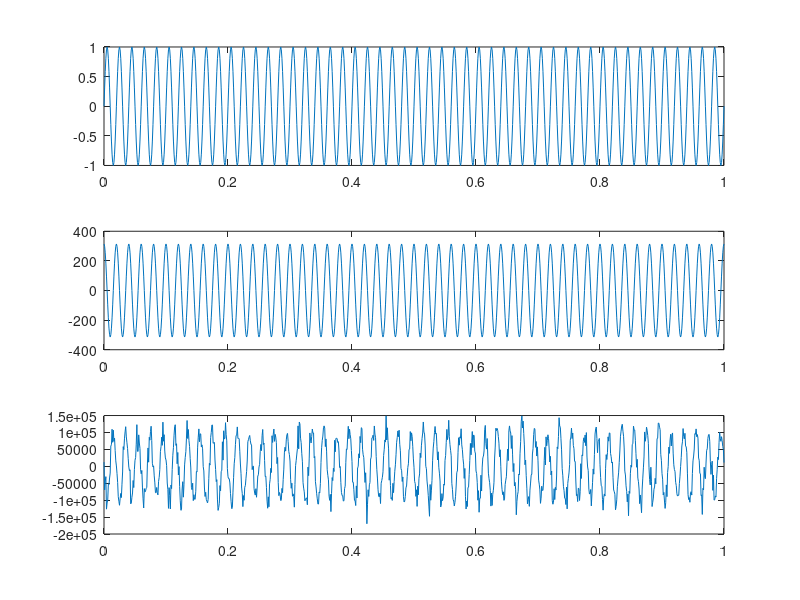

Here is the MATLAB script that generated this plot: (Note: this script raises an error after producing the figure.)
    %   
    clc  
    clear  
    close all  
    %%   
    ts = 0.001;  
    fs = 1/ts;  
    t = 0:ts:1000*ts;  
    f = 50;  
    dis = sin(2*pi*f*t); %   
    vel = 2*pi*f.*cos(2*pi*f*t); %   
    acc = -(2*pi*f).^2.*sin(2*pi*f*t); %   
    %   
    % f1 = 400;  
    % dis1 = sin(2*pi*f1*t); %   
    % vel1 = 2*pi*f1.*cos(2*pi*f1*t); %   
    % acc1 = -(2*pi*f1).^2.*sin(2*pi*f1*t); %   
    % dis = dis + dis1;  
    % vel = vel + vel1;  
    % acc = acc + acc1;  
    % ??  
    %   
    acc = acc + (2*pi*f).^2*0.2*randn(size(acc));  
    % ?  
    figure  
    ax(1) = subplot(311);  
    plot(t, dis), title('')  
    ax(2) = subplot(312);  
    plot(t, vel), title('')  
    ax(3) = subplot(313);  
    plot(t, acc), title('')  
    linkaxes(ax, 'x');  
    %   
    [disint, velint] = IntFcn(acc, t, ts, 2);  
    axes(ax(2));   hold on  
    plot(t, velint, 'r'), legend({'', ''})  
    axes(ax(1));   hold on  
    plot(t, disint, 'r'), legend({'', ''})  
    %%   
    n = 30;  
    amp = zeros(n, 1);  
    f = [5:30 40:10:480];  
    figure  
    for i = 1:length(f)  
        fi = f(i);  
        acc = -(2*pi*fi).^2.*sin(2*pi*fi*t); %   
        [disint, velint] = IntFcn(acc, t, ts, 2); %   
        amp(i) = sqrt(sum(disint.^2))/sqrt(sum(dis.^2));  
        plot(t, disint)  
        drawnow  
    %     pause  
    end  
    close  
    figure  
    plot(f, amp)  
    title('')  
    xlabel('f')  
    ylabel('')  